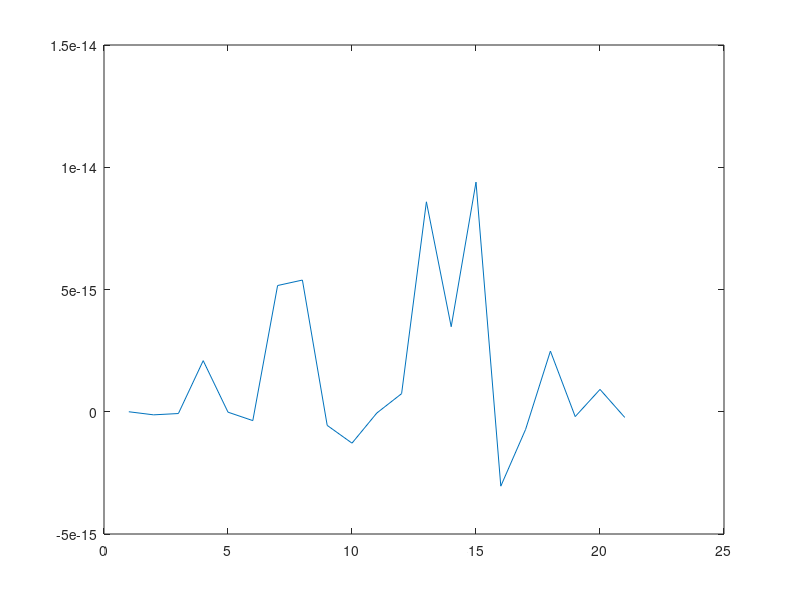
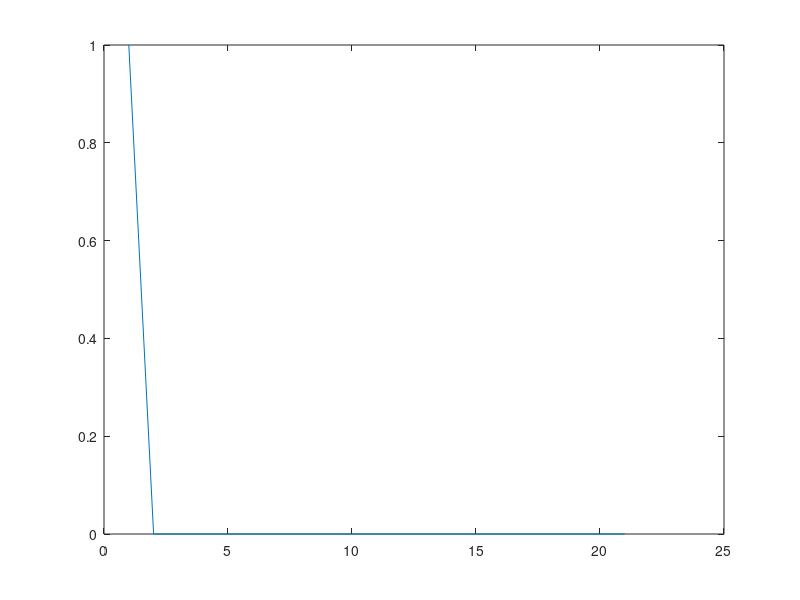
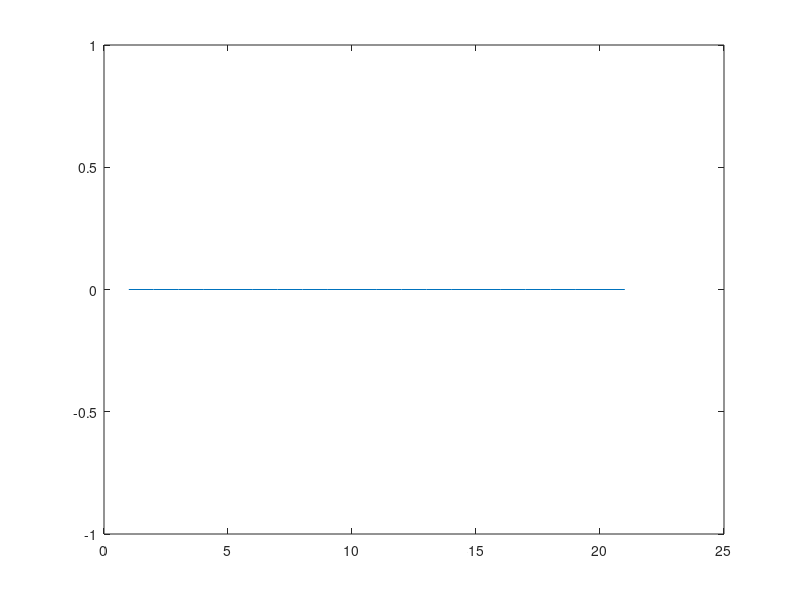
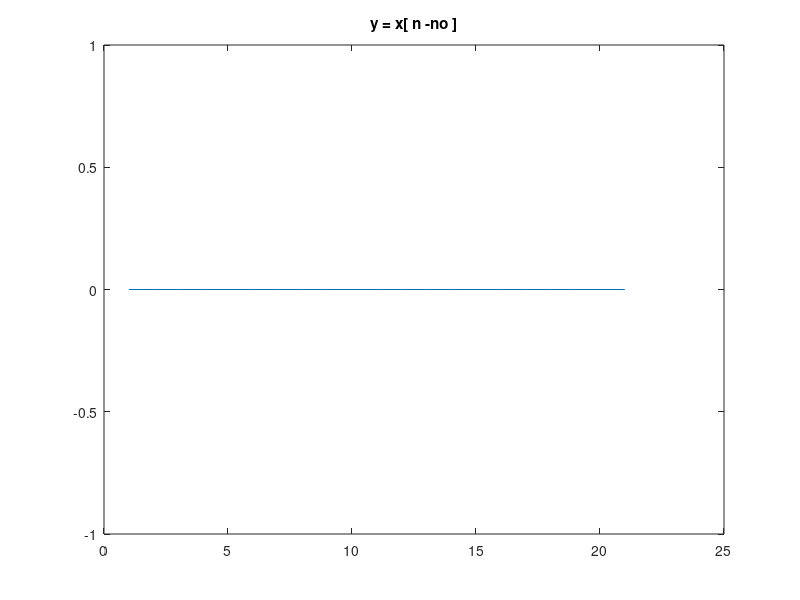

MATLAB code for these plots, in order:
% Guia de trabajos practicos Nº 4
% Ejercicio 1
clear all;
close all;

t = 0:0.1:2;

% Impulso
x = rand( size(t) );
x(1) = 1;

% Item 1
A = 1;
f = 10; % en Hz
T = 1;
g = A * sin( 2*pi*f*t*T );

y1 = A*sin( 2*pi*f*t*T).*x;

figure( 1 );
plot( y1 );

% Item 2
y2 = zeros( size( x ) );
for i=1:size(x) 
    for j=i:size(x)
        y2(i) = y2(i) + x(j);
    end
end

figure(2);
plot( y2 );

% Item 3
y3 = zeros( size( x ) );
n = 3;
for i=1+n:size(x)-n
    for j=1:size(x)-2*n
        y3(i) = y3(i) + x(j);
    end
end
figure(3);
plot( y3 );

% Item 4
y4 = zeros( size( x ) );
n = 3;
for i=n:size(x)
    y4(i-n) = x(i);
end

figure(4);
plot( y4 );
title( "y = x[ n -no ]");

% Item 5
y5 = exp( x );

figure( 5 );
plot( y5 );
title( "y = e^x[n]" );

% Item 6
y6 = x + 2;
figure( 6 );
plot( y6 );
title( "y = x[n]+2");

% Item 7
y7 = zeros( size( x ) );
for i=1:size(x)
  y(i) = i*x(i);
end
figure( 7 );
plot( y7 );
title( "y7 = n*x[n]");
